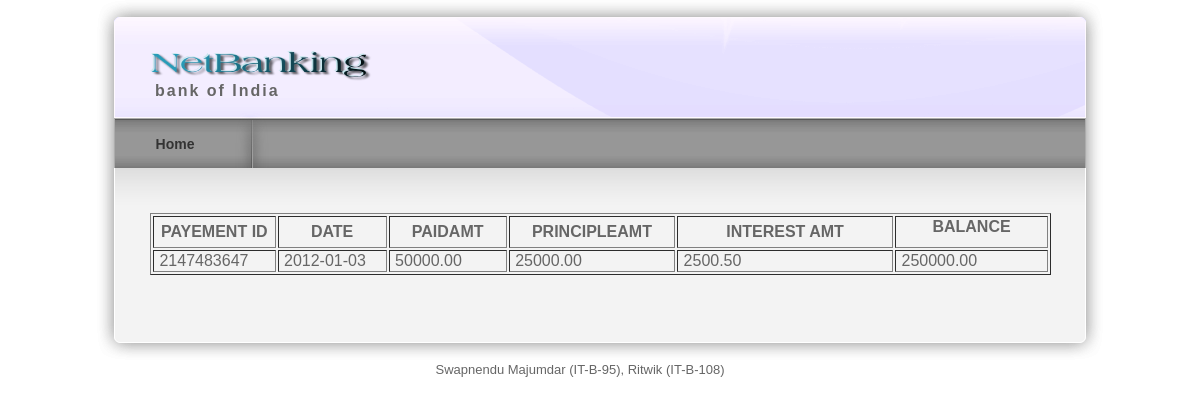
Page /viewloanpayment.php on the committed database.
### tables this page shows
CREATE TABLE IF NOT EXISTS `loanpayment` (
  `paymentid` int(10) NOT NULL AUTO_INCREMENT,
  `date` date NOT NULL,
  `paidamt` float(10,2) NOT NULL,
  `principleamt` float(10,2) NOT NULL,
  `interestamt` float(10,2) NOT NULL,
  `balance` float(10,2) NOT NULL,
  PRIMARY KEY (`paymentid`)
);

### viewloanpayment.php (the view, shortened to what this page needs)
<?php
include("header.php");
$loantypearray = mysql_query("select * from loanpayment");
?>
<div id="templatemo_main"><span class="main_top"></span>
  <div id="templatemo_content">
    <table width="901" border="1">
      <tr>
        <th width="105" scope="col">PAYEMENT ID</th>
        <th width="93" scope="col">DATE</th>
        <th width="101" scope="col">PAIDAMT</th>
        <th width="144" scope="col">PRINCIPLEAMT</th>
        <th width="188" scope="col">INTEREST AMT</th>
        <th width="132" scope="col"><p>BALANCE</p></th>
      </tr>
      <?php
 while($loantype = mysql_fetch_array($loantypearray))
	  {
echo "
      <tr>
        <td>&nbsp;$loantype[paymentid]</td>
        <td>&nbsp;$loantype[date]</td>
        <td>&nbsp;$loantype[paidamt]</td>
        <td>&nbsp;$loantype[principleamt]</td>
        <td>&nbsp;$loantype[interestamt]</td>
        <td>&nbsp;$loantype[balance]</td>
      </tr>";
	  }
	  ?>
    </table>
</div>
  </div>
    <div id="templatemo_main_bottom"></div>
    <?php
	include("footer.php");
	?>

### templatemo_style.css (style rules this page uses)
body { margin: 0px; padding: 0px; color: #666; font-family: Helevetica,Arial,sans-serif; font-size: 13px; line-height:1.5em; background-color: #fff; background-repeat: repeat-x; }
p { margin: 0px; padding: 0 0 10px 0; }
#templatemo_main { position: relative; width: 900px; padding: 45px 55px; background: url(images/templatemo_content.png) repeat-y; }
#templatemo_main .main_top { position: absolute; top: 0; left: 20px; width: 970px; height: 45px; background: url(images/templatemo_content_top.png) no-repeat; }
#templatemo_main_bottom { width: 1010px; height: 40px; background: url(images/templatemo_content_bottom.png) no-repeat; }
#templatemo_content { float: left; width: 560px; }

### rows in the picture
loanpayment: paymentid "2147483647", date "2012-01-03", paidamt "50000.00", principleamt "25000.00", interestamt "2500.50", balance "250000.00"
